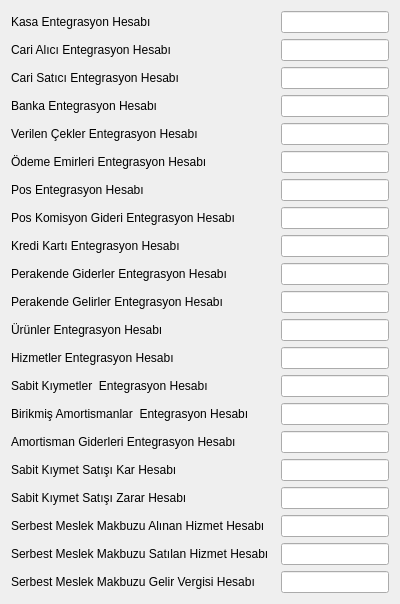
     <widget class="QWidget" name="tab_3">
      <attribute name="title">
       <string>Ön Tanımlı Muhasebe Hesaplar</string>
      </attribute>
      <layout class="QGridLayout" name="gridLayout_6" columnstretch="1,0,0">
       <item row="0" column="0">
        <widget class="QLabel" name="label_15">
         <property name="sizePolicy">
          <sizepolicy hsizetype="Fixed" vsizetype="Fixed">
           <horstretch>0</horstretch>
           <verstretch>0</verstretch>
          </sizepolicy>
         </property>
         <property name="text">
          <string>Kasa Entegrasyon Hesabı</string>
         </property>
        </widget>
       </item>
       <item row="0" column="1">
        <widget class="QSearchEdit" name="searchEdit_kasa_hesap_kodu">
         <property name="whatsThis">
          <string>Arama widget. </string>
         </property>
         <property name="QSearchEdit" stdset="0">
          <rect>
           <x>0</x>
           <y>0</y>
           <width>100</width>
           <height>100</height>
          </rect>
         </property>
        </widget>
       </item>
       <item row="0" column="2">
        <widget class="QLineEdit" name="lineEdit_kasa_hesap_ismi">
         <property name="focusPolicy">
          <enum>Qt::NoFocus</enum>
         </property>
         <property name="readOnly">
          <bool>true</bool>
         </property>
        </widget>
       </item>
       <item row="1" column="0">
        <widget class="QLabel" name="label_38">
         <property name="sizePolicy">
          <sizepolicy hsizetype="Fixed" vsizetype="Fixed">
           <horstretch>0</horstretch>
           <verstretch>0</verstretch>
          </sizepolicy>
         </property>
         <property name="text">
          <string>Cari Alıcı Entegrasyon Hesabı</string>
         </property>
        </widget>
       </item>
       <item row="1" column="1">
        <widget class="QSearchEdit" name="searchEdit_cari_alici_ent_hesap_id">
         <property name="whatsThis">
          <string>Arama widget. </string>
         </property>
         <property name="QSearchEdit" stdset="0">
          <rect>
           <x>0</x>
           <y>0</y>
           <width>100</width>
           <height>100</height>
          </rect>
         </property>
        </widget>
       </item>
       <item row="1" column="2">
        <widget class="QLineEdit" name="lineEdit_cari_alici_ent_hesap_id">
         <property name="focusPolicy">
          <enum>Qt::NoFocus</enum>
         </property>
         <property name="readOnly">
          <bool>true</bool>
         </property>
        </widget>
       </item>
       <item row="3" column="0">
        <widget class="QLabel" name="label_47">
         <property name="sizePolicy">
          <sizepolicy hsizetype="Fixed" vsizetype="Fixed">
           <horstretch>0</horstretch>
           <verstretch>0</verstretch>
          </sizepolicy>
         </property>
         <property name="text">
          <string>Banka Entegrasyon Hesabı</string>
         </property>
        </widget>
       </item>
       <item row="3" column="1">
        <widget class="QSearchEdit" name="searchEdit_banka_hesap_kodu">
         <property name="whatsThis">
          <string>Arama widget. </string>
         </property>
         <property name="QSearchEdit" stdset="0">
          <rect>
           <x>0</x>
           <y>0</y>
           <width>100</width>
           <height>100</height>
          </rect>
         </property>
        </widget>
       </item>
       <item row="3" column="2">
        <widget class="QLineEdit" name="lineEdit_banka_hesap_ismi">
         <property name="focusPolicy">
          <enum>Qt::NoFocus</enum>
         </property>
         <property name="readOnly">
          <bool>true</bool>
         </property>
        </widget>
       </item>
       <item row="4" column="0">
        <widget class="QLabel" name="label_36">
         <property name="sizePolicy">
          <sizepolicy hsizetype="Fixed" vsizetype="Fixed">
           <horstretch>0</horstretch>
           <verstretch>0</verstretch>
          </sizepolicy>
         </property>
         <property name="text">
          <string>Verilen Çekler Entegrasyon Hesabı</string>
         </property>
        </widget>
       </item>
       <item row="4" column="1">
        <widget class="QSearchEdit" name="searchEdit_ver_cekler_hesap_kodu">
         <property name="whatsThis">
          <string>Arama widget. </string>
         </property>
         <property name="QSearchEdit" stdset="0">
          <rect>
           <x>0</x>
           <y>0</y>
           <width>100</width>
           <height>100</height>
          </rect>
         </property>
        </widget>
       </item>
       <item row="4" column="2">
        <widget class="QLineEdit" name="lineEdit_ver_cekler_hesap_ismi">
         <property name="focusPolicy">
          <enum>Qt::NoFocus</enum>
         </property>
         <property name="readOnly">
          <bool>true</bool>
         </property>
        </widget>
       </item>
       <item row="5" column="0">
        <widget class="QLabel" name="label_40">
         <property name="sizePolicy">
          <sizepolicy hsizetype="Fixed" vsizetype="Fixed">
           <horstretch>0</horstretch>
           <verstretch>0</verstretch>
          </sizepolicy>
         </property>
         <property name="text">
          <string>Ödeme Emirleri Entegrasyon Hesabı</string>
         </property>
        </widget>
       </item>
       <item row="5" column="1">
        <widget class="QSearchEdit" name="searchEdit_odeme_emirlari_muh_hesap_kodu">
         <property name="whatsThis">
          <string>Arama widget. </string>
         </property>
         <property name="QSearchEdit" stdset="0">
          <rect>
           <x>0</x>
           <y>0</y>
           <width>100</width>
           <height>100</height>
          </rect>
         </property>
        </widget>
       </item>
       <item row="5" column="2">
        <widget class="QLineEdit" name="lineEdit_odeme_emirleri_muh_hesap_ismi">
         <property name="focusPolicy">
          <enum>Qt::NoFocus</enum>
         </property>
         <property name="readOnly">
          <bool>true</bool>
         </property>
        </widget>
       </item>
       <item row="6" column="0">
        <widget class="QLabel" name="label_44">
         <property name="sizePolicy">
          <sizepolicy hsizetype="Fixed" vsizetype="Fixed">
           <horstretch>0</horstretch>
           <verstretch>0</verstretch>
          </sizepolicy>
         </property>
         <property name="text">
          <string>Pos Entegrasyon Hesabı</string>
         </property>
        </widget>
       </item>
       <item row="6" column="1">
        <widget class="QSearchEdit" name="searchEdit_pos_hesap_kodu">
         <property name="whatsThis">
          <string>Arama widget. </string>
         </property>
         <property name="QSearchEdit" stdset="0">
          <rect>
           <x>0</x>
           <y>0</y>
           <width>100</width>
           <height>100</height>
          </rect>
         </property>
        </widget>
       </item>
       <item row="6" column="2">
        <widget class="QLineEdit" name="lineEdit_pos_hesap_ismi">
         <property name="focusPolicy">
          <enum>Qt::NoFocus</enum>
         </property>
         <property name="readOnly">
          <bool>true</bool>
         </property>
        </widget>
       </item>
       <item row="7" column="0">
        <widget class="QLabel" name="label_41">
         <property name="sizePolicy">
          <sizepolicy hsizetype="Fixed" vsizetype="Fixed">
           <horstretch>0</horstretch>
           <verstretch>0</verstretch>
          </sizepolicy>
         </property>
         <property name="text">
          <string>Pos Komisyon Gideri Entegrasyon Hesabı</string>
         </property>
        </widget>
       </item>
       <item row="7" column="1">
        <widget class="QSearchEdit" name="searchEdit_pos_kom_gideri_hesap_kodu">
         <property name="whatsThis">
          <string>Arama widget. </string>
         </property>
         <property name="QSearchEdit" stdset="0">
          <rect>
           <x>0</x>
           <y>0</y>
           <width>100</width>
           <height>100</height>
          </rect>
         </property>
        </widget>
       </item>
       <item row="7" column="2">
        <widget class="QLineEdit" name="lineEdit_pos_kom_gideri_hesap_ismi">
         <property name="focusPolicy">
          <enum>Qt::NoFocus</enum>
         </property>
         <property name="readOnly">
          <bool>true</bool>
         </property>
        </widget>
       </item>
       <item row="8" column="0">
        <widget class="QLabel" name="label_45">
         <property name="sizePolicy">
          <sizepolicy hsizetype="Fixed" vsizetype="Fixed">
           <horstretch>0</horstretch>
           <verstretch>0</verstretch>
          </sizepolicy>
         </property>
         <property name="text">
          <string>Kredi Kartı Entegrasyon Hesabı</string>
         </property>
        </widget>
       </item>
       <item row="8" column="1">
        <widget class="QSearchEdit" name="searchEdit_kk_hesap_kodu">
         <property name="whatsThis">
          <string>Arama widget. </string>
         </property>
         <property name="QSearchEdit" stdset="0">
          <rect>
           <x>0</x>
           <y>0</y>
           <width>100</width>
           <height>100</height>
          </rect>
         </property>
        </widget>
       </item>
       <item row="8" column="2">
        <widget class="QLineEdit" name="lineEdit_kk_hesap_kodu">
         <property name="focusPolicy">
          <enum>Qt::NoFocus</enum>
         </property>
         <property name="readOnly">
          <bool>true</bool>
         </property>
        </widget>
       </item>
       <item row="9" column="0">
        <widget class="QLabel" name="label_37">
         <property name="sizePolicy">
          <sizepolicy hsizetype="Fixed" vsizetype="Fixed">
           <horstretch>0</horstretch>
           <verstretch>0</verstretch>
          </sizepolicy>
         </property>
         <property name="text">
          <string>Perakende Giderler Entegrasyon Hesabı</string>
         </property>
        </widget>
       </item>
       <item row="9" column="1">
        <widget class="QSearchEdit" name="searchEdit_prk_gider_hesap_kodu">
         <property name="whatsThis">
          <string>Arama widget. </string>
         </property>
         <property name="QSearchEdit" stdset="0">
          <rect>
           <x>0</x>
           <y>0</y>
           <width>100</width>
           <height>100</height>
          </rect>
         </property>
        </widget>
       </item>
       <item row="9" column="2">
        <widget class="QLineEdit" name="lineEdit_prk_gider_hesap_ismi">
         <property name="focusPolicy">
          <enum>Qt::NoFocus</enum>
         </property>
         <property name="readOnly">
          <bool>true</bool>
         </property>
        </widget>
       </item>
       <item row="10" column="0">
        <widget class="QLabel" name="label_42">
         <property name="sizePolicy">
          <sizepolicy hsizetype="Fixed" vsizetype="Fixed">
           <horstretch>0</horstretch>
           <verstretch>0</verstretch>
          </sizepolicy>
         </property>
         <property name="text">
          <string>Perakende Gelirler Entegrasyon Hesabı</string>
         </property>
        </widget>
       </item>
       <item row="10" column="1">
        <widget class="QSearchEdit" name="searchEdit_prk_gelir_hesap_kodu">
         <property name="whatsThis">
          <string>Arama widget. </string>
         </property>
         <property name="QSearchEdit" stdset="0">
          <rect>
           <x>0</x>
           <y>0</y>
           <width>100</width>
           <height>100</height>
          </rect>
         </property>
        </widget>
       </item>
       <item row="10" column="2">
        <widget class="QLineEdit" name="lineEdit_prk_gelir_hesap_ismi">
         <property name="focusPolicy">
          <enum>Qt::NoFocus</enum>
         </property>
         <property name="readOnly">
          <bool>true</bool>
         </property>
        </widget>
       </item>
       <item row="11" column="0">
        <widget class="QLabel" name="label_43">
         <property name="sizePolicy">
          <sizepolicy hsizetype="Fixed" vsizetype="Fixed">
           <horstretch>0</horstretch>
           <verstretch>0</verstretch>
          </sizepolicy>
         </property>
         <property name="text">
          <string>Ürünler Entegrasyon Hesabı</string>
         </property>
        </widget>
       </item>
       <item row="11" column="1">
        <widget class="QSearchEdit" name="searchEdit_urunler_hesap_kodu">
         <property name="whatsThis">
          <string>Arama widget. </string>
         </property>
         <property name="QSearchEdit" stdset="0">
          <rect>
           <x>0</x>
           <y>0</y>
           <width>100</width>
           <height>100</height>
          </rect>
         </property>
        </widget>
       </item>
       <item row="11" column="2">
        <widget class="QLineEdit" name="lineEdit_urunler_hesap_ismi">
         <property name="focusPolicy">
          <enum>Qt::NoFocus</enum>
         </property>
         <property name="readOnly">
          <bool>true</bool>
         </property>
        </widget>
       </item>
       <item row="12" column="0">
        <widget class="QLabel" name="label_39">
         <property name="sizePolicy">
          <sizepolicy hsizetype="Fixed" vsizetype="Fixed">
           <horstretch>0</horstretch>
           <verstretch>0</verstretch>
          </sizepolicy>
         </property>
         <property name="text">
          <string>Hizmetler Entegrasyon Hesabı</string>
         </property>
        </widget>
       </item>
       <item row="12" column="1">
        <widget class="QSearchEdit" name="searchEdit_hizmetler_hesap_kodu">
         <property name="whatsThis">
          <string>Arama widget. </string>
         </property>
         <property name="QSearchEdit" stdset="0">
          <rect>
           <x>0</x>
           <y>0</y>
           <width>100</width>
           <height>100</height>
          </rect>
         </property>
        </widget>
       </item>
       <item row="12" column="2">
        <widget class="QLineEdit" name="lineEdit_hizmetler_hesap_ismi">
         <property name="focusPolicy">
          <enum>Qt::NoFocus</enum>
         </property>
         <property name="readOnly">
          <bool>true</bool>
         </property>
        </widget>
       </item>
       <item row="13" column="0">
        <widget class="QLabel" name="label_48">
         <property name="sizePolicy">
          <sizepolicy hsizetype="Fixed" vsizetype="Fixed">
           <horstretch>0</horstretch>
           <verstretch>0</verstretch>
          </sizepolicy>
         </property>
         <property name="text">
          <string>Sabit Kıymetler  Entegrasyon Hesabı</string>
         </property>
        </widget>
       </item>
       <item row="13" column="1">
        <widget class="QSearchEdit" name="searchEdit_demirbaslar_hesap_kodu">
         <property name="whatsThis">
          <string>Arama widget. </string>
         </property>
         <property name="QSearchEdit" stdset="0">
          <rect>
           <x>0</x>
           <y>0</y>
           <width>100</width>
           <height>100</height>
          </rect>
         </property>
        </widget>
       </item>
       <item row="13" column="2">
        <widget class="QLineEdit" name="lineEdit_demirbaslar_hesap_ismi">
         <property name="focusPolicy">
          <enum>Qt::NoFocus</enum>
         </property>
         <property name="readOnly">
          <bool>true</bool>
         </property>
        </widget>
       </item>
       <item row="14" column="0">
        <widget class="QLabel" name="label_55">
         <property name="sizePolicy">
          <sizepolicy hsizetype="Fixed" vsizetype="Fixed">
           <horstretch>0</horstretch>
           <verstretch>0</verstretch>
          </sizepolicy>
         </property>
         <property name="text">
          <string>Birikmiş Amortismanlar  Entegrasyon Hesabı</string>
         </property>
        </widget>
       </item>
       <item row="14" column="1">
        <widget class="QSearchEdit" name="searchEdit_bir_amortismanlar_hesap_kodu">
         <property name="whatsThis">
          <string>Arama widget. </string>
         </property>
         <property name="QSearchEdit" stdset="0">
          <rect>
           <x>0</x>
           <y>0</y>
           <width>100</width>
           <height>100</height>
          </rect>
         </property>
        </widget>
       </item>
       <item row="14" column="2">
        <widget class="QLineEdit" name="lineEdit_bir_amortismanlar_hesap_ismi">
         <property name="focusPolicy">
          <enum>Qt::NoFocus</enum>
         </property>
         <property name="readOnly">
          <bool>true</bool>
         </property>
        </widget>
       </item>
       <item row="15" column="0">
        <widget class="QLabel" name="label_56">
         <property name="sizePolicy">
          <sizepolicy hsizetype="Fixed" vsizetype="Fixed">
           <horstretch>0</horstretch>
           <verstretch>0</verstretch>
          </sizepolicy>
         </property>
         <property name="text">
          <string>Amortisman Giderleri Entegrasyon Hesabı</string>
         </property>
        </widget>
       </item>
       <item row="15" column="1">
        <widget class="QSearchEdit" name="searchEdit_amor_giderleri_hsp_kodu">
         <property name="whatsThis">
          <string>Arama widget. </string>
         </property>
         <property name="QSearchEdit" stdset="0">
          <rect>
           <x>0</x>
           <y>0</y>
           <width>100</width>
           <height>100</height>
          </rect>
         </property>
        </widget>
       </item>
       <item row="15" column="2">
        <widget class="QLineEdit" name="lineEdit_amor_giderleri_hesap_ismi">
         <property name="focusPolicy">
          <enum>Qt::NoFocus</enum>
         </property>
         <property name="readOnly">
          <bool>true</bool>
         </property>
        </widget>
       </item>
       <item row="16" column="0">
        <widget class="QLabel" name="label_61">
         <property name="sizePolicy">
          <sizepolicy hsizetype="Fixed" vsizetype="Fixed">
           <horstretch>0</horstretch>
           <verstretch>0</verstretch>
          </sizepolicy>
         </property>
         <property name="text">
          <string>Sabit Kıymet Satışı Kar Hesabı</string>
         </property>
        </widget>
       </item>
       <item row="16" column="1">
        <widget class="QSearchEdit" name="searchEdit_dmr_satis_kar_hesabi">
         <property name="whatsThis">
          <string>Arama widget. </string>
         </property>
         <property name="QSearchEdit" stdset="0">
          <rect>
           <x>0</x>
           <y>0</y>
           <width>100</width>
           <height>100</height>
          </rect>
         </property>
        </widget>
       </item>
       <item row="16" column="2">
        <widget class="QLineEdit" name="lineEdit_dmr_satis_kar_hesap_ismi">
         <property name="focusPolicy">
          <enum>Qt::NoFocus</enum>
         </property>
         <property name="readOnly">
          <bool>true</bool>
         </property>
        </widget>
       </item>
       <item row="17" column="0">
        <widget class="QLabel" name="label_62">
         <property name="sizePolicy">
          <sizepolicy hsizetype="Fixed" vsizetype="Fixed">
           <horstretch>0</horstretch>
           <verstretch>0</verstretch>
          </sizepolicy>
         </property>
         <property name="text">
          <string>Sabit Kıymet Satışı Zarar Hesabı</string>
         </property>
        </widget>
       </item>
       <item row="17" column="1">
        <widget class="QSearchEdit" name="searchEdit_dmr_satis_zarar_hesabi">
         <property name="whatsThis">
          <string>Arama widget. </string>
         </property>
         <property name="QSearchEdit" stdset="0">
          <rect>
           <x>0</x>
           <y>0</y>
           <width>100</width>
           <height>100</height>
          </rect>
         </property>
        </widget>
       </item>
       <item row="17" column="2">
        <widget class="QLineEdit" name="lineEdit_dmr_satis_zarar_hesap_ismi">
         <property name="focusPolicy">
          <enum>Qt::NoFocus</enum>
         </property>
         <property name="readOnly">
          <bool>true</bool>
         </property>
        </widget>
       </item>
       <item row="18" column="0">
        <widget class="QLabel" name="label_64">
         <property name="sizePolicy">
          <sizepolicy hsizetype="Fixed" vsizetype="Fixed">
           <horstretch>0</horstretch>
           <verstretch>0</verstretch>
          </sizepolicy>
         </property>
         <property name="text">
          <string>Serbest Meslek Makbuzu Alınan Hizmet Hesabı</string>
         </property>
        </widget>
       </item>
       <item row="18" column="1">
        <widget class="QSearchEdit" name="searchEdit_smmm_al_hizmet_hesap_kodu">
         <property name="whatsThis">
          <string>Arama widget. </string>
         </property>
         <property name="QSearchEdit" stdset="0">
          <rect>
           <x>0</x>
           <y>0</y>
           <width>100</width>
           <height>100</height>
          </rect>
         </property>
        </widget>
       </item>
       <item row="18" column="2">
        <widget class="QLineEdit" name="lineEdit_smmm_al_hizmet_hesap_ismi">
         <property name="focusPolicy">
          <enum>Qt::NoFocus</enum>
         </property>
         <property name="readOnly">
          <bool>true</bool>
         </property>
        </widget>
       </item>
       <item row="19" column="0">
        <widget class="QLabel" name="label_66">
         <property name="sizePolicy">
          <sizepolicy hsizetype="Fixed" vsizetype="Fixed">
           <horstretch>0</horstretch>
           <verstretch>0</verstretch>
          </sizepolicy>
         </property>
         <property name="text">
          <string>Serbest Meslek Makbuzu Satılan Hizmet Hesabı</string>
         </property>
        </widget>
       </item>
       <item row="19" column="1">
        <widget class="QSearchEdit" name="searchEdit_smmm_sat_hizmet_hesap_kodu">
         <property name="whatsThis">
          <string>Arama widget. </string>
         </property>
         <property name="QSearchEdit" stdset="0">
          <rect>
           <x>0</x>
           <y>0</y>
           <width>100</width>
           <height>100</height>
          </rect>
         </property>
        </widget>
       </item>
       <item row="19" column="2">
        <widget class="QLineEdit" name="lineEdit_smmm_sat_hizmet_hesap_ismi">
         <property name="focusPolicy">
          <enum>Qt::NoFocus</enum>
         </property>
         <property name="readOnly">
          <bool>true</bool>
         </property>
        </widget>
       </item>
       <item row="20" column="0">
        <widget class="QLabel" name="label_65">
         <property name="sizePolicy">
          <sizepolicy hsizetype="Fixed" vsizetype="Fixed">
           <horstretch>0</horstretch>
           <verstretch>0</verstretch>
          </sizepolicy>
         </property>
         <property name="text">
          <string>Serbest Meslek Makbuzu Gelir Vergisi Hesabı</string>
         </property>
        </widget>
       </item>
       <item row="20" column="1">
        <widget class="QSearchEdit" name="searchEdit_smmm_gelir_vergisi_hesap_kodu">
         <property name="whatsThis">
          <string>Arama widget. </string>
         </property>
         <property name="QSearchEdit" stdset="0">
          <rect>
           <x>0</x>
           <y>0</y>
           <width>100</width>
           <height>100</height>
          </rect>
         </property>
        </widget>
       </item>
       <item row="20" column="2">
        <widget class="QLineEdit" name="lineEdit_smmm_gelir_vergisi_hesap_ismi">
         <property name="focusPolicy">
          <enum>Qt::NoFocus</enum>
         </property>
         <property name="readOnly">
          <bool>true</bool>
         </property>
        </widget>
       </item>
       <item row="2" column="0">
        <widget class="QLabel" name="label_24">
         <property name="sizePolicy">
          <sizepolicy hsizetype="Fixed" vsizetype="Fixed">
           <horstretch>0</horstretch>
           <verstretch>0</verstretch>
          </sizepolicy>
         </property>
         <property name="text">
          <string>Cari Satıcı Entegrasyon Hesabı</string>
         </property>
        </widget>
       </item>
       <item row="2" column="1">
        <widget class="QSearchEdit" name="searchEdit_cari_satici_ent_hesap_id">
         <property name="whatsThis">
          <string>Arama widget. </string>
         </property>
         <property name="QSearchEdit" stdset="0">
          <rect>
           <x>0</x>
           <y>0</y>
           <width>100</width>
           <height>100</height>
          </rect>
         </property>
        </widget>
       </item>
       <item row="2" column="2">
        <widget class="QLineEdit" name="lineEdit_cari_satici_ent_hesap_id">
         <property name="focusPolicy">
          <enum>Qt::NoFocus</enum>
         </property>
         <property name="readOnly">
          <bool>true</bool>
         </property>
        </widget>
       </item>
      </layout>
     </widget>
